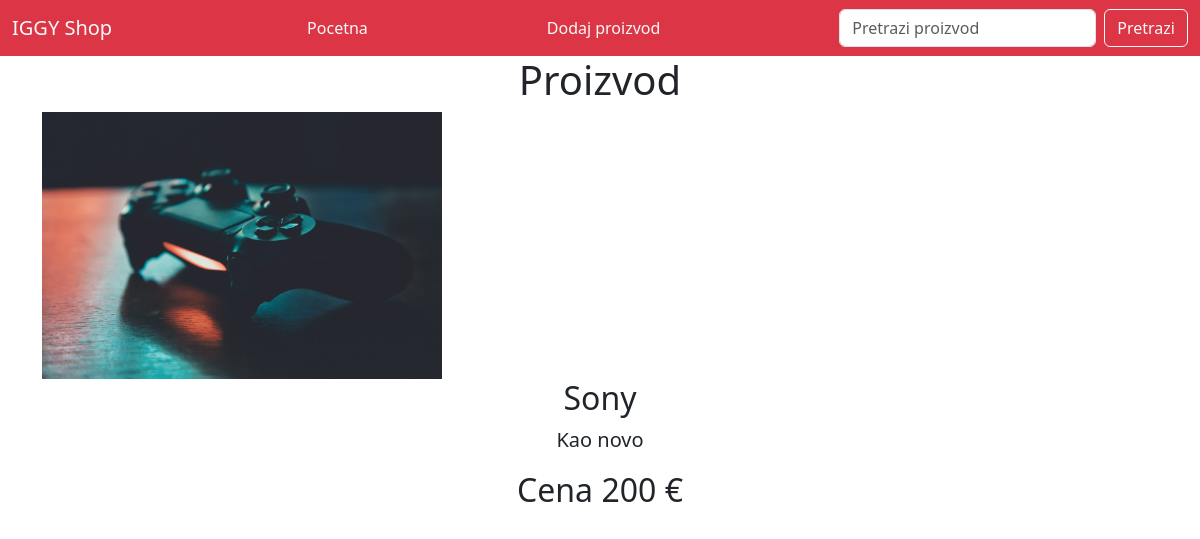
The page /product.php?id=4 on the database its author committed.
### tables this page shows
CREATE TABLE `products` (
  `id` int(11) NOT NULL,
  `product_name` varchar(64) NOT NULL,
  `product_description` text NOT NULL,
  `price` int(11) NOT NULL,
  `img_name` varchar(128) NOT NULL
);

### src/loadproduct.php (called while the page is built)
<?php
$id = $_GET["id"];
$result = $db->query("SELECT * FROM products WHERE id = '$id'");
if($result->num_rows > 0){
    $product = $result->fetch_assoc();
}
?>

### product.php (the view, shortened to what this page needs)
<?php
require_once "./src/database.php";
require_once "./src/loadproduct.php"
?>
<!DOCTYPE html>
<html lang="en">
<head>
    <link rel="stylesheet" href="./node_modules/bootstrap/dist/css/bootstrap.min.css">
    <link rel="stylesheet" href="./app.css">
</head>
<body>
<div class="container-fluid m-0 p-0">
<nav class="navbar bg-danger text-light ">
  <div class="container-fluid">
    <a class="navbar-brand text-light">IGGY Shop</a>
    <a class="nav-item nav-link active" href="./">Pocetna</a>
    <a class="nav-item nav-link" href="./newproduct.php">Dodaj proizvod</a>
    <form class="d-flex" role="search" action="search.php" method="get">
      <input class="form-control me-2" type="search" placeholder="Pretrazi proizvod" aria-label="Search" name='pretraga'>
      <button class="btn btn-outline-light" type="submit">Pretrazi</button>
    </form>
  </div>
</nav></div>
<div class="container" id="products">
<div class="row">
    <div class="col-12">
    <h1 class='text-center'>Proizvod</h1>
        <img class='text-center' src="./images/<?= $product["img_name"]?>" alt="" width="400">
        <h2  class='text-center'><?= $product["product_name"]?></h2>
        <p  class='text-center lead'><?= $product["product_description"]?></p>
        <h2  class='text-center'>Cena <?= $product["price"]?> &euro;</h2>
    </div>
</div>
</div>
</body>
</html>

### app.css (style rules this page uses)
* { margin: 0; padding: 0; box-sizing: border-box; }

### rows shown on the page
products: img_name (picture), product_name "Sony", product_description "Kao novo", price "200"
